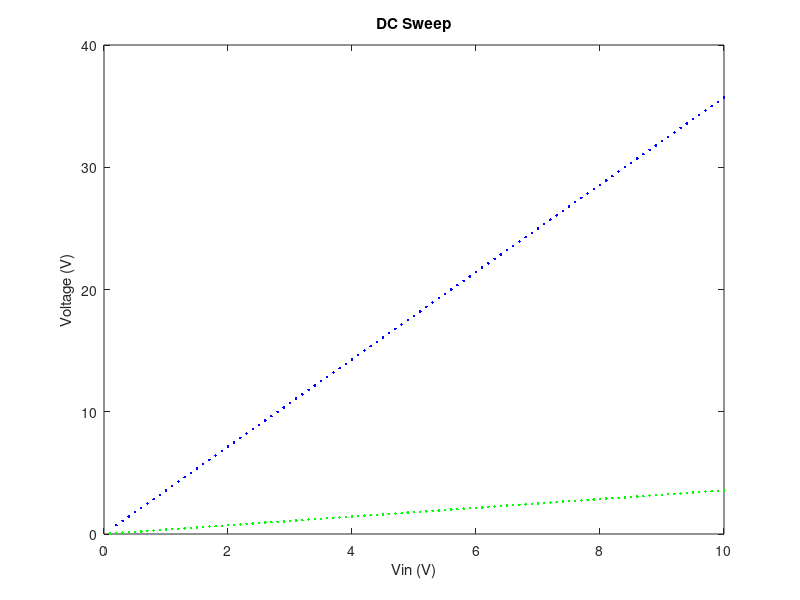
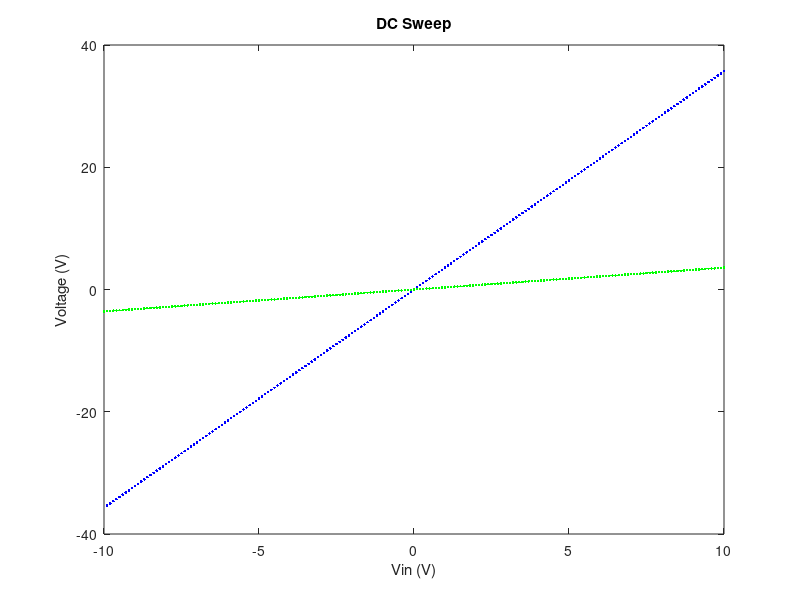
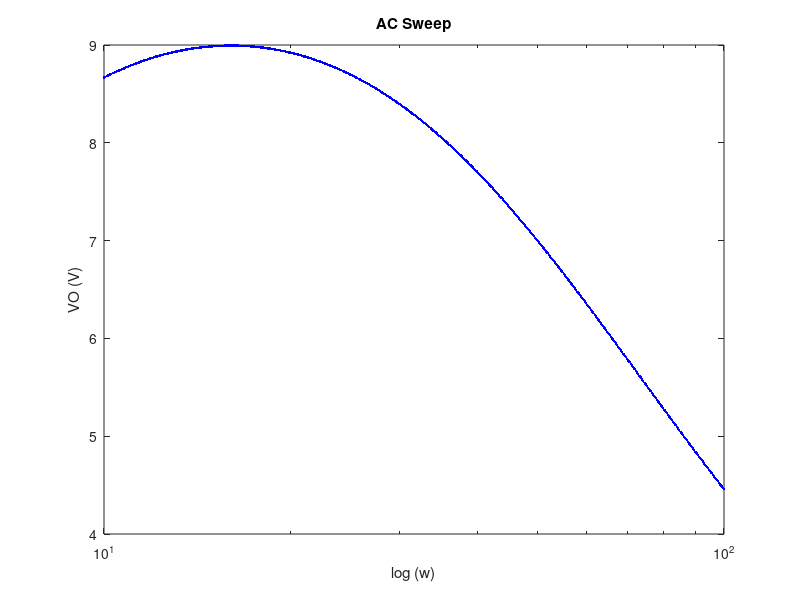
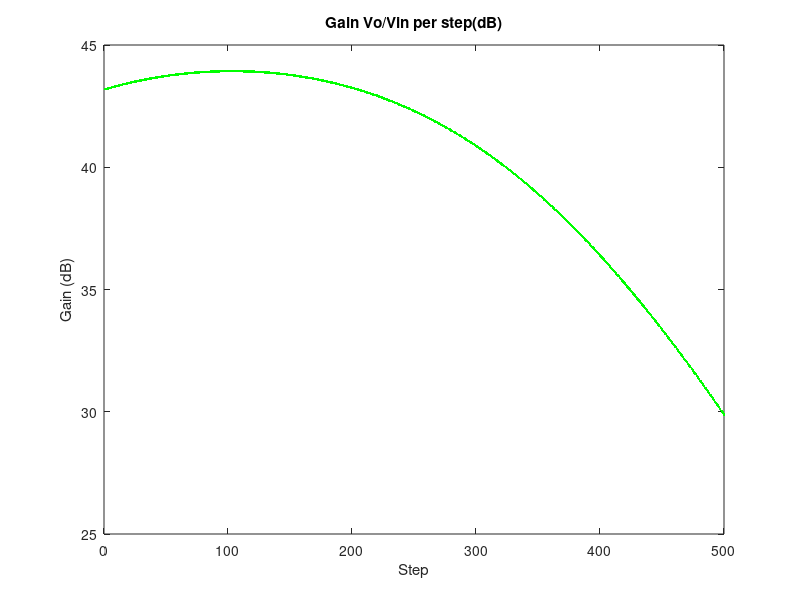

These charts were generated, in order, by the following MATLAB code: (Note: this script raises an error after producing the figures.)
%%%%Variable Definitions
R1 = 1;
G1 = 1/R1;
R2 = 2;
G2 = 1/R2;
R3 = 10;
G3 = 1/R3;
R4 = 0.1;
G4 = 1/R4;
RO = 1000;
GO = 1/RO;
L = 0.2;
Cap = 0.25;
alpha = 100;

%%%%Matrix building
%%%%Will build 7 matrices for the 7 functions defined. 
C = [0 0 0 0 0 0 0;
   -Cap Cap 0 0 0 0 0;
    0 0 -L 0 0 0 0;
    0 0 0 0 0 0 0;
    0 0 0 0 0 0 0;
    0 0 0 0 0 0 0;
    0 0 0 0 0 0 0;];

G = [1 0 0 0 0 0 0;
   -G2 G1+G2 -1 0 0 0 0;
    0 1 0 -1 0 0 0;
    0 0 -1 G3 0 0 0;
    0 0 0 0 -alpha 1 0;
    0 0 0 G3 -1 0 0;
    0 0 0 0 0 -G4 G4+GO];
%%%%create out AC and DC voltage matrices
%%%%define our F matrix.
%V = [V1; V2; IL; V3; I3; V4; V0];
VDC=zeros(7,1);
VAC=zeros(7,1);
F=zeros(7,1);
%%%sweep from 0.1V to 10V. 10 points
%%%%%Part 3B.i
for v = 0.1:0.1:10
    F(1,1)=v;
    VDC=G\F;
    figure(1)
    plot (v, VDC(7,1),'b.') %VO
    plot(v, VDC(4,1), 'g.') %V3
    hold on
    title('DC Sweep')
    xlabel('Vin (V)')
    ylabel('Voltage (V)')   
end

%%%%%-10V to 10V sweep
%%%%Part 3B.ii
for v = -10:0.1:10
    F(1,1)=v;
    VDC=G\F;
    figure(2)
    plot (v, VDC(7,1),'b.')
    plot (v, VDC(4,1), 'g.')
    hold on
    title('DC Sweep')
    xlabel('Vin (V)')
    ylabel('Voltage (V)')   
end

%%%%%%%%% VO from AC Sweep, Gain Plot, Histogram of Gain
w = logspace(1,2,500);                  
F(1,1) = 1;
%%%%Part 3b.iii
for i = 1:length(w)
    VAC = (G+C*1j*w(i))\F;               % recalculating the voltages with AC sweeping
    figure(3)
    semilogx(w(i), abs(VAC(7,1)), 'b.')
    hold on
    xlabel('log (w)')
    ylabel('VO (V)')
    title('AC Sweep')
    gain = 20*log(abs(VAC(7,1))/F(1));    % Calculating the gain with new voltages from AC sweep
    figure(4)
    plot(i, gain, 'g.')
    hold on
    title('Gain Vo/Vin per step(dB)')
    xlabel('Step')
    ylabel('Gain (dB)')
end

% voltage gain calculation as a function of random perturbations
% on C using a normal distribution of 0.05 and w = pi
perb =  Cap + 0.05.*randn(1,1000);
w = pi;
Gain = zeros(1000,1);

for n = 1:length(Gain)
    C(1,1) = perb(n);
    C(1,2) = -perb(n);
    C(2,1) = -perb(n);
    C(2,2) = perb(n);
    VAC = (G+C*1j*w)\F;                 % Voltage calculation for AC sweeping
    Gain(n,1) = abs(VAC(7,1))/F(1);     % Gain calculation with AC voltages
end

% histogram for Gain
figure(5)
histogram(Gain,100);
title('Histogram of Gain with random perturbations')
xlabel('Gain, dB')
%%%%setting up for part 4
%%%%4a. Looking at this circuit you can see that it includes resistors,
%%%%inductors and capacitors, therefor this is an RLC circuit. 

%%%% 4b. this circuit includes inductors, capactiros and resistors. at some
%%%% frequency the inductance and capacitor reactance will equal eachother.
%%%% when this occurs there is a sharp frequency response while it was low
%%%% before. 
%Variables
R1 = 1;
G1 = 1/R1;
R2 = 2;
G2 = 1/R2;
R3 = 10;
G3 = 1/R3;
R4 = 0.1;
G4 = 1/R4;
RO = 1000;
GO = 1/RO;
Vin = 1;
cap = 0.25;
L = 0.2;
alpha = 100;
steps=1000;             %1000 steps
dt=1/steps;             %steps size of .03
X=1:steps;
F = [Vin;
     0;
     0;
     0;
     0;
     0;
     0];

F0 = zeros(7,1);
V0=zeros(7,steps); %%%will hold V matrix for time steps.
V1=zeros(7,1);      %%%matrix to hold V matrix while in for loop
%%%4d.ii.A
for i = 1:steps

    if i < 30
        V0(:,i) = (C./dt+G)\(F0+C*V1/dt);    
    elseif i == 30
        V0(:,i) = (C./dt+G)\(F+C*V1/dt);   
    else
        V0(:,i) = (C./dt+G)\(F+C*Vold/dt);  
    end
    Vold = V0(:, i);
    
end

figure(6)
plot(X, V0(7,:), 'b')
hold on
plot(X, V0(1,:), 'r')
title('Vin (red), VO (blue) Over Time')
xlabel('Time (ms)')
ylabel('Voltage (V)')

V2= zeros(7, steps);
freq = zeros(7,1);
V2(:,i) = (C./dt+G)\(freq+C*V1/dt);
% sin(2*pi*f*t) at a frequency of 1/30 1/ms.
Vold=zeros(7,1);
%%%%4d.ii.B
for i = 1 : steps
    freq(1) = sin(2*pi*(1/0.03)*i/steps);
    V2(:,i) = (C./dt+G)\(freq+C*Vold/dt);
    Vold = V2(:, i);  
end

figure(7)
plot(X, V2(7,:), 'b')
hold on
plot(X, V2(1,:), 'r')
title('Vin (red) Vo (blue), function sin(2pift)')
xlabel('Time (ms)')
ylabel('Voltage (V)')
%%%%4d.ii.C
%magnitude = 1, std dev. = 0.03, delay of 0.06s
V3 = zeros(7, steps);
Pulse= zeros(7,1);
V3(:,i) = (C./dt+G)\(Pulse+C*V1/dt);
Vold=zeros(7,1); 
for i = 1:steps

    Pulse(1,1) =  exp(-1/2*((i/steps-0.06)/(0.03))^2);
    V3(:,i) = (C./dt+G)\(Pulse+C*Vold/dt);   
    Vold = V3(:, i);
        
end

figure(8)
plot(X, V3(7,:), 'b')
hold on
plot(X, V3(1,:), 'r')
title('Vin (red) Vo (blue) with Guassian pulse (magnitude =1, std dev.= 30ms, delay = 60ms)')
xlabel('Time (ms)')
ylabel('Voltage (V)')

% the frequency content of the input and output signals plotted using fft() and fftshift().
%analyzing from -1/2 steps to +1/2 steps -1

% freq = (-steps/2:steps/2-1);               
% %%%%%4d.iv
% %for first signal
% fft_V1 = fft(V0.');
% ffts_V1 = fftshift(fft_V1);
% figure(9)
% plot(freq, abs(ffts_V1(:,1)), 'r')
% hold on
% plot(freq, abs(ffts_V1(:,7)), 'b')
% title('F-Domain for a) V1 (red), VO (blue)')
% xlabel('Frequency (Hz)')
% ylabel('Voltage (V)')
% 
% %Plot of Vin, Vo with second input signal in f-domain
% 
% fft_V2 = fft(V2.');
% ffts_V2 = fftshift(fft_V2);
% figure(10)
% plot(freq, abs(ffts_V2(:, 1)), 'r')
% hold on
% plot(freq, abs(ffts_V2(:, 7)), 'b')
% title('F- domain for b) V1(red) VO (blue)')
% xlabel('Frequency (Hz)')
% ylabel('Voltage (V)')
% 
% %Plot of Vin, Vo with third input signal in f-domain
% 
% fft_V3 = fft(V3.');
% ffts_V3 = fftshift(fft_V3);
% figure(11)
% plot(freq, abs(ffts_V3(:, 1)), 'r')
% hold on
% plot(freq, abs(ffts_V3(:, 7)), 'b')
% title('F- domain for c) V1 (red) VO (blue)')
% xlabel('Frequency (Hz)')
% ylabel('Voltage (V)')
% 
% freq = (-steps/2:steps/2-1);               
% %%%%%4d.V
% %for first signal
% fft_V1 = fft(V0.');
% ffts_V1 = fftshift(fft_V1);
% figure(9)
% plot(freq, abs(ffts_V1(:,1)), 'r')
% hold on
% plot(freq, abs(ffts_V1(:,7)), 'b')
% title('F-Domain for a) V1 (red), VO (blue)')
% xlabel('Frequency (Hz)')
% ylabel('Voltage (V)')
% 
% %Plot of Vin, Vo with second input signal in f-domain
% 
% fft_V2 = fft(V2.');
% ffts_V2 = fftshift(fft_V2);
% figure(10)
% plot(freq, abs(ffts_V2(:, 1)), 'r')
% hold on
% plot(freq, abs(ffts_V2(:, 7)), 'b')
% title('F- domain for b) V1(red) VO (blue)')
% xlabel('Frequency (Hz)')
% ylabel('Voltage (V)')
% 
% %Plot of Vin, Vo with third input signal in f-domain
% 
% fft_V3 = fft(V3.');
% ffts_V3 = fftshift(fft_V3);
% figure(11)
% plot(freq, abs(ffts_V3(:, 1)), 'r')
% hold on
% plot(freq, abs(ffts_V3(:, 7)), 'b')
% title('F- domain for c) V1 (red) VO (blue)')
% xlabel('Frequency (Hz)')
% ylabel('Voltage (V)')
